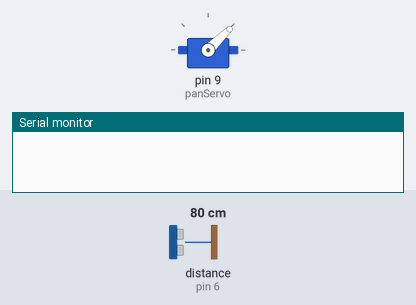
Bench run of a sketch on a simulated Arduino Uno, built with avr-gcc and run on an emulated ATmega328P. Shown: servo, the last lines printed to the serial monitor. The inputs (shaded band) are chosen by the test bench; at power-on: distance to the obstacle (sensor on pin 6) 80 cm. The echo pulse lasts 58.3 µs per cm.

Above: at 0.05 s.
At 2.7 s:
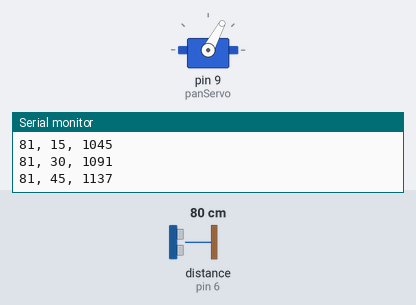
At 5.4 s:
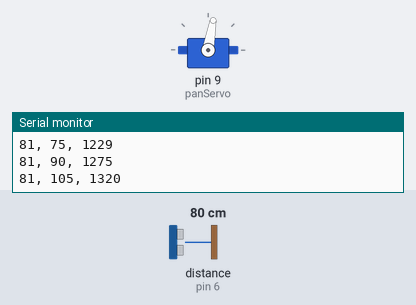
At 10.8 s:
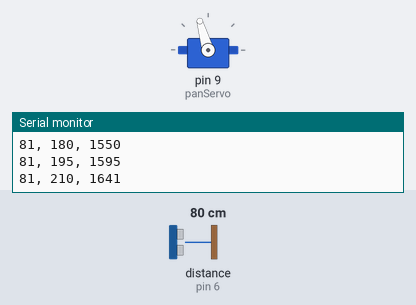
Timing chart, 0 to 14.1 s (numbered marks = the images above):
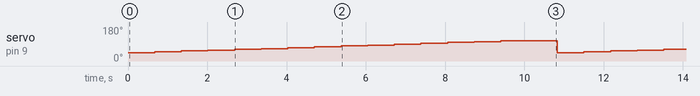

Measured:
- by itself, servo on pin 9 (panServo): repeats every 10.8 s: 53° 0.67 s, 58° 0.67 s, 62° 0.67 s, 66° 0.67 s, 71° 0.67 s, 75° 0.67 s, 80° 0.67 s, 84° 0.67 s, 89° 0.67 s, 93° 0.67 s, 98° 0.67 s, 102° 0.67 s, 106° 1.4 s, 44° 0.67 s, 49° 0.67 s

The sketch:

BubbleReboudTest.ino
```cpp
#include <Servo.h>
#include <NewPing.h>
#include <Streaming.h>

Servo panServo;  // create servo object to control a servo
                // twelve servo objects can be created on most boards
int angle = 0;
const int pulse0Degrees = 1000;   // pulse width for 0 degrees
const int pulse360Degrees = 2100;  // pulse width for 360 degrees
                                   //was2100
const int pcenter = 1000; // using 1000 for center, or 0 degrees, you may want to use something different


unsigned int pos1 = 0;    // variable to store the servo position

#define TRIGGER_PIN  7  // Arduino pin tied to trigger pin on the ultrasonic sensor.
#define ECHO_PIN     6  // Arduino pin tied to echo pin on the ultrasonic sensor.
#define MAX_DISTANCE 200 // Maximum distance we want to ping for (in centimeters). Maximum sensor distance is rated at 400-500cm.

NewPing sonar(TRIGGER_PIN, ECHO_PIN, MAX_DISTANCE); // NewPing setup of pins and maximum distance.


void setup() {
  // put your setup code here, to run once:
  Serial.begin(9600); // Open serial monitor at 115200 baud to see ping results.
  panServo.attach(9);  // attaches the servo on pin 9 to the servo object
  panServo.writeMicroseconds(pulse0Degrees);
}

void loop() {
  // establish variables for duration of the ping,
  // and the distance result in inches and centimeters:
  long duration, inches, cm;

  for(int i = 0; i < 15; ++i) //goes from 180 degrees to 0 degrees
  { //145 40
    //Serial << map(pos, 20, 145, 0, 180) << "/ ";

    angle = i * 15;
    int pulse = map(angle,0,360,pulse0Degrees, pulse360Degrees);
    panServo.writeMicroseconds(pulse);
    delay(550);               // waits 15ms for the servo to reach the position

  unsigned int uS = sonar.ping_median(); // Send ping, get ping time in microseconds (uS).
  //unsigned int uS = sonar.ping_median();
  Serial << ( uS / US_ROUNDTRIP_CM) << ", " << angle << ", " << pulse;
  uS = -999;
  Serial << endl;
  }
  //panServo.writeMicroseconds(pulse0Degrees);
  delay(750);
  Serial << endl;


}


int getIndexOfMaximumValue(int* array, int size){
  int maxIndex = 0;
  int max = array[maxIndex];
  for (int i=1; i<size; i++){
    if (max<array[i]){
      max = array[i];
      maxIndex = i;
    }
  }
  return maxIndex;
}
```
